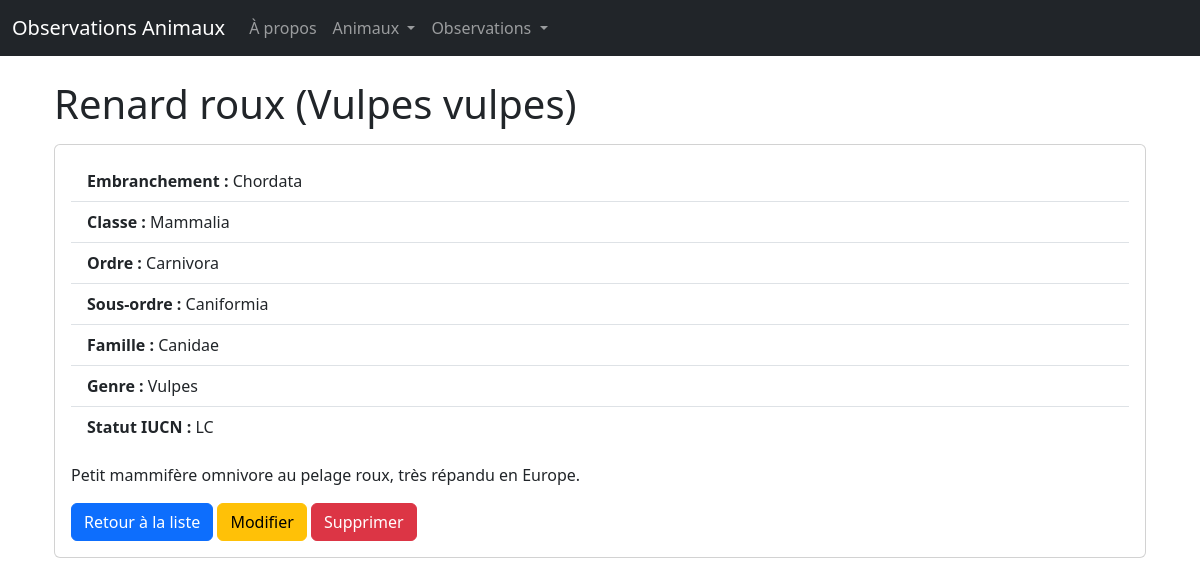
The page /animals/1/ on the database as committed earlier.
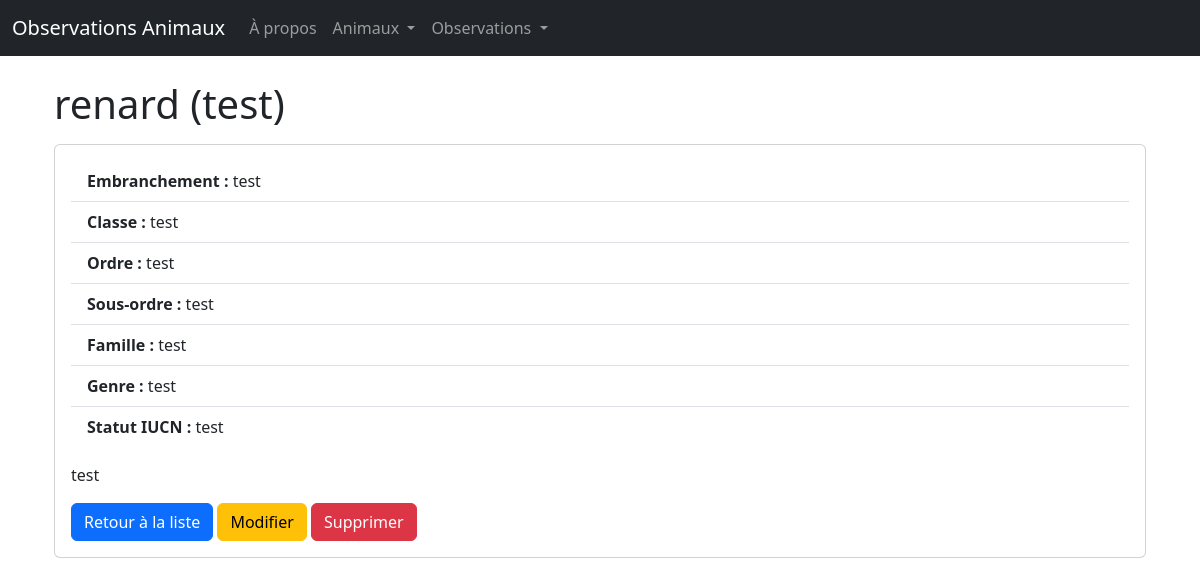
The same page on the database as committed later.
### observo/models.py (models this page shows, shortened)
class Animal(models.Model):
    nom_commun = models.CharField(max_length=100)
    nom_savant = models.CharField(max_length=100)
    embranchement = models.CharField(max_length=50)
    classe = models.CharField(max_length=50)
    ordre = models.CharField(max_length=50)
    sous_ordre = models.CharField(max_length=50, blank=True, null=True)
    famille = models.CharField(max_length=50)
    genre = models.CharField(max_length=50)
    statut_iucn = models.CharField(max_length=20)
    description = models.TextField()

### observo/views.py (the view)
# urls.py: path('animals/<int:animal_id>/', views.animal_detail, name='animal_detail'),
def animal_detail(request, animal_id):
    animal = get_object_or_404(Animal, pk=animal_id)
    return render(request, 'observo/animal_detail.html', {'animal': animal})

### observo/templates/observo/animal_detail.html (shortened to what this page needs)
{% extends 'observo/base.html' %}
{% block content %}
<div class="container mt-4">
    <h1>{{ animal.nom_commun }} ({{ animal.nom_savant }})</h1>
    <div class="card mt-3">
        <div class="card-body">
            <ul class="list-group list-group-flush">
                <li class="list-group-item"><strong>Embranchement :</strong> {{ animal.embranchement }}</li>
                <li class="list-group-item"><strong>Classe :</strong> {{ animal.classe }}</li>
                <li class="list-group-item"><strong>Ordre :</strong> {{ animal.ordre }}</li>
                {% if animal.sous_ordre %}
                <li class="list-group-item"><strong>Sous-ordre :</strong> {{ animal.sous_ordre }}</li>
                {% endif %}
                <li class="list-group-item"><strong>Famille :</strong> {{ animal.famille }}</li>
                <li class="list-group-item"><strong>Genre :</strong> {{ animal.genre }}</li>
                <li class="list-group-item"><strong>Statut IUCN :</strong> {{ animal.statut_iucn }}</li>
            </ul>
            <p class="mt-3">{{ animal.description }}</p>
            <div class="mt-3">
                <a class="btn btn-primary" href="{% url 'animal_list' %}">Retour à la liste</a>
                <a class="btn btn-warning" href="{% url 'change_animal' animal.id %}">Modifier</a>
                <a class="btn btn-danger" href="{% url 'delete_animal' animal.id %}">Supprimer</a>
            </div>
        </div>
    </div>
</div>
{% endblock %}

Rows that differ between the two databases and show on the page:
changed Animal: nom_commun "Renard roux" → "renard"; nom_savant "Vulpes vulpes" → "test"; embranchement "Chordata" → "test"; classe "Mammalia" → "test"; ordre "Carnivora" → "test"; sous_ordre "Caniformia" → "test"; famille "Canidae" → "test"; genre "Vulpes" → "test"; statut_iucn "LC" → "test"; description "Petit mammifère omnivore au pelage roux, très répandu en Europe." → "test"
